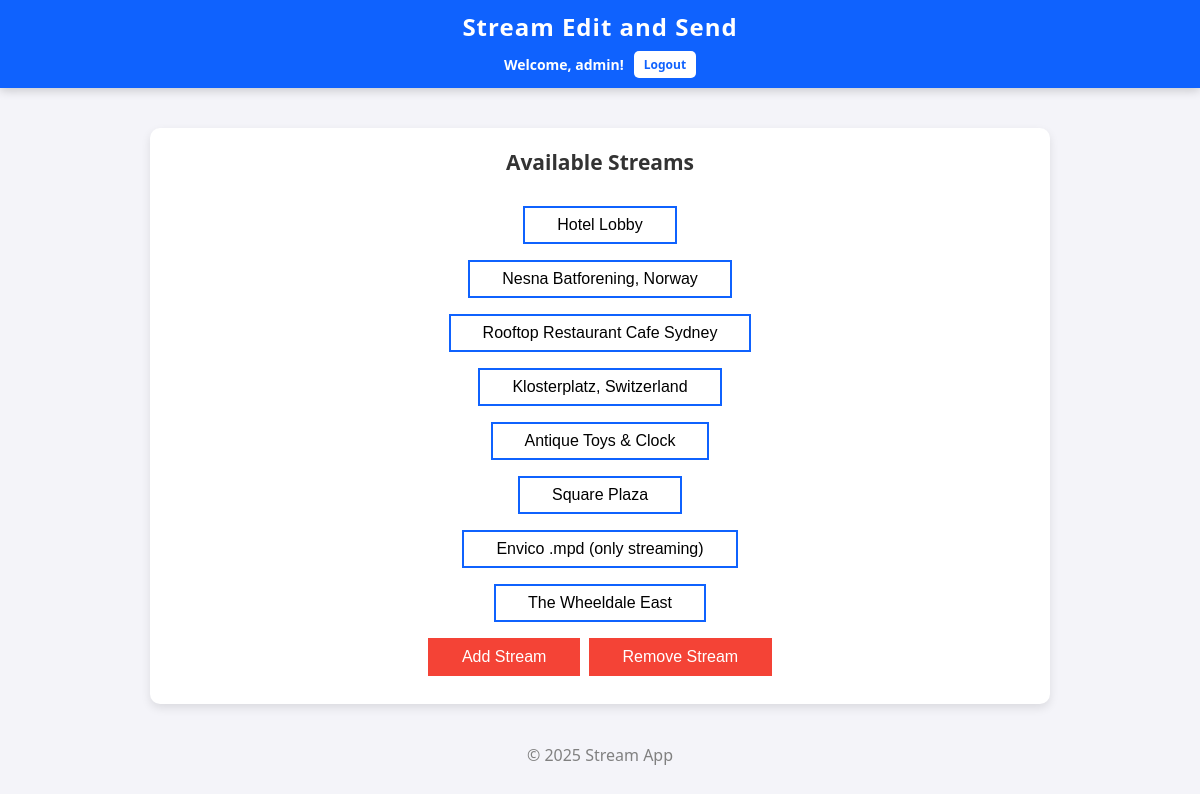
The page / (signed in) on the database as committed earlier.
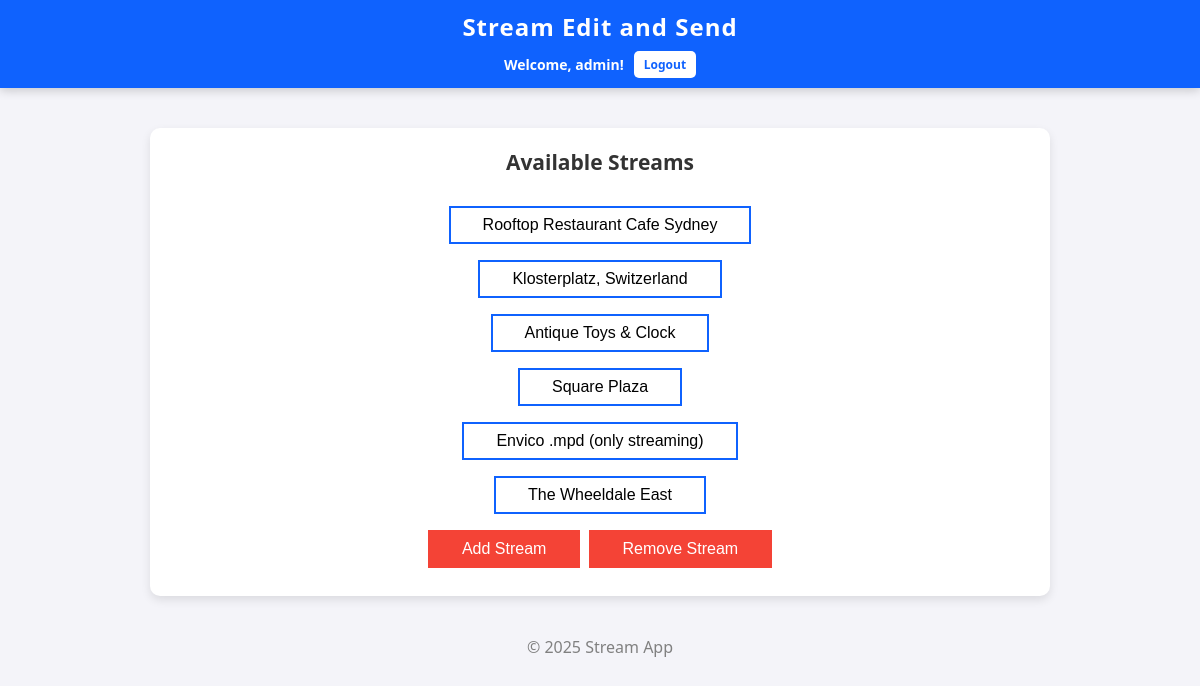
The same page on the database as committed later.
### video_app/models.py (models this page shows, shortened)
class VideoSource(models.Model):
    STREAM_TYPES = [
        ('rtsp', 'RTSP'),
        ('mjpg', 'MJPG'),
        ('mpd', 'MPEG-DASH')
    ]
    user = models.ForeignKey(User, on_delete=models.CASCADE, null=True, blank=True)
    name = models.CharField(max_length=255)
    url = models.URLField()
    source_type = models.CharField(
        max_length=10,
        choices=STREAM_TYPES,
        default='rtsp'
    )

### video_app/views.py (the view)
# urls.py: path('', views.index, name='index'),
@login_required
def index(request):
    sources = VideoSource.objects.filter(user=request.user)
    return render(request, 'index.html', {'sources': sources})

### video_app/templates/index.html (shortened to what this page needs)
<!DOCTYPE html>
<html lang="en">
<head>
    {% load static %}
    <link rel="stylesheet" href="{% static 'mainstyle.css' %}">
</head>
<body>
<header>
    <h1>Stream Edit and Send</h1>
    <div class="user-auth-section">
        {% if user.is_authenticated %}
            <span>Welcome, {{ user.username }}!</span>
            <a href="{% url 'logout' %}" class="auth-bt">Logout</a>
        {% else %}
            <a href="{% url 'login' %}" class="auth-bt">Login</a>
            <a href="{% url 'signup' %}" class="auth-bt">Sign Up</a>
        {% endif %}
    </div>
</header>
<div class="main-container">
    <h2 style="font-size: 21px">Available Streams</h2>
    <br>
    <div class="streams-list">
        {% for source in sources %}
            <div class="stream-item">
                <a href="{% url 'stream_view' source.id %}">
                    <button class="source-bt">{{ source.name }}</button>
                </a>
            </div>
        {% empty %}
            <p>No video sources available. Add some with the proper bottom.</p>
        {% endfor %}
    </div>
    <button class="source-bt refresh-bt" id="add-resource-btn">Add Stream</button>
    <button class="source-bt refresh-bt" id="remove-resource-btn">Remove Stream</button>
</div>
<footer>&copy; 2025 Stream App</footer>
</body>
</html>

Rows that differ between the two databases and show on the page:
removed VideoSource: name "Hotel Lobby"
removed VideoSource: name "Nesna Batforening, Norway"
